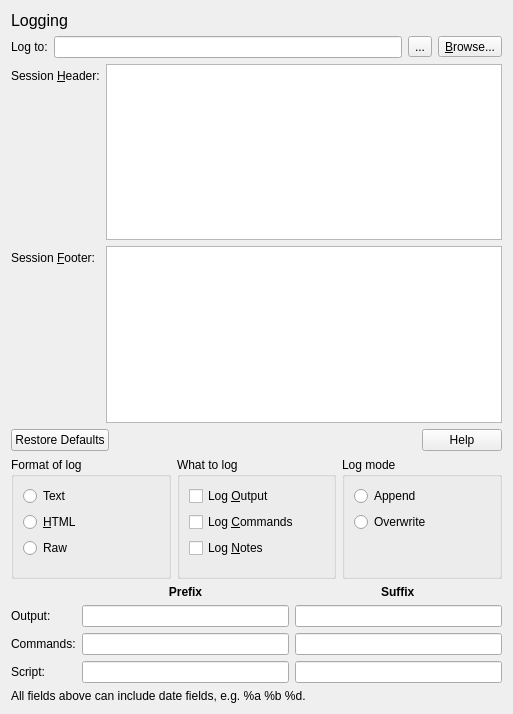
<?xml version="1.0" encoding="UTF-8"?>
<ui version="4.0">
 <class>PrefsLogging</class>
 <widget class="QWidget" name="PrefsLogging">
  <property name="geometry">
   <rect>
    <x>0</x>
    <y>0</y>
    <width>513</width>
    <height>714</height>
   </rect>
  </property>
  <property name="minimumSize">
   <size>
    <width>0</width>
    <height>466</height>
   </size>
  </property>
  <property name="windowTitle">
   <string>IP Address</string>
  </property>
  <layout class="QVBoxLayout" name="verticalLayout">
   <item>
    <widget class="QLabel" name="label_title">
     <property name="sizePolicy">
      <sizepolicy hsizetype="Preferred" vsizetype="Fixed">
       <horstretch>0</horstretch>
       <verstretch>0</verstretch>
      </sizepolicy>
     </property>
     <property name="font">
      <font>
       <pointsize>12</pointsize>
      </font>
     </property>
     <property name="text">
      <string>Logging</string>
     </property>
    </widget>
   </item>
   <item>
    <layout class="QHBoxLayout" name="_log">
     <item>
      <widget class="QLabel" name="label_log_file">
       <property name="text">
        <string>Log to:</string>
       </property>
       <property name="buddy">
        <cstring>auto_log_file_name</cstring>
       </property>
      </widget>
     </item>
     <item>
      <widget class="QLineEdit" name="auto_log_file_name"/>
     </item>
     <item>
      <widget class="QToolButton" name="log_file_none">
       <property name="text">
        <string>...</string>
       </property>
       <property name="icon">
        <iconset theme="user-trash-symbolic">
         <normaloff>.</normaloff>.</iconset>
       </property>
      </widget>
     </item>
     <item>
      <widget class="QToolButton" name="log_file_browse">
       <property name="text">
        <string>&amp;Browse...</string>
       </property>
       <property name="icon">
        <iconset theme="document-open">
         <normaloff>.</normaloff>.</iconset>
       </property>
      </widget>
     </item>
    </layout>
   </item>
   <item>
    <layout class="QFormLayout" name="_session">
     <item row="0" column="0">
      <widget class="QLabel" name="label_log_file_preamble">
       <property name="text">
        <string>Session &amp;Header:</string>
       </property>
       <property name="buddy">
        <cstring>log_file_preamble</cstring>
       </property>
      </widget>
     </item>
     <item row="0" column="1">
      <widget class="QPlainTextEdit" name="log_file_preamble"/>
     </item>
     <item row="1" column="0">
      <widget class="QLabel" name="label_log_file_postamble">
       <property name="text">
        <string>Session &amp;Footer:</string>
       </property>
       <property name="buddy">
        <cstring>log_file_postamble</cstring>
       </property>
      </widget>
     </item>
     <item row="1" column="1">
      <widget class="QPlainTextEdit" name="log_file_postamble"/>
     </item>
    </layout>
   </item>
   <item>
    <widget class="QDialogButtonBox" name="buttonBox">
     <property name="standardButtons">
      <set>QDialogButtonBox::Help|QDialogButtonBox::RestoreDefaults</set>
     </property>
    </widget>
   </item>
   <item>
    <layout class="QHBoxLayout" name="_options">
     <item>
      <widget class="QGroupBox" name="_log_format">
       <property name="title">
        <string>Format of log</string>
       </property>
       <layout class="QVBoxLayout" name="verticalLayout_3">
        <item>
         <widget class="QRadioButton" name="log_text">
          <property name="text">
           <string>Text</string>
          </property>
         </widget>
        </item>
        <item>
         <widget class="QRadioButton" name="log_html">
          <property name="text">
           <string>&amp;HTML</string>
          </property>
         </widget>
        </item>
        <item>
         <widget class="QRadioButton" name="log_raw">
          <property name="text">
           <string>Raw</string>
          </property>
         </widget>
        </item>
        <item>
         <spacer name="verticalSpacer">
          <property name="orientation">
           <enum>Qt::Vertical</enum>
          </property>
          <property name="sizeHint" stdset="0">
           <size>
            <width>20</width>
            <height>40</height>
           </size>
          </property>
         </spacer>
        </item>
       </layout>
      </widget>
     </item>
     <item>
      <widget class="QGroupBox" name="_what_to_log">
       <property name="title">
        <string>What to log</string>
       </property>
       <layout class="QVBoxLayout" name="verticalLayout_2">
        <item>
         <widget class="QCheckBox" name="log_output">
          <property name="text">
           <string>Log &amp;Output</string>
          </property>
         </widget>
        </item>
        <item>
         <widget class="QCheckBox" name="log_input">
          <property name="text">
           <string>Log &amp;Commands</string>
          </property>
         </widget>
        </item>
        <item>
         <widget class="QCheckBox" name="log_notes">
          <property name="text">
           <string>Log &amp;Notes</string>
          </property>
         </widget>
        </item>
        <item>
         <spacer name="verticalSpacer_2">
          <property name="orientation">
           <enum>Qt::Vertical</enum>
          </property>
          <property name="sizeHint" stdset="0">
           <size>
            <width>20</width>
            <height>40</height>
           </size>
          </property>
         </spacer>
        </item>
       </layout>
      </widget>
     </item>
     <item>
      <widget class="QGroupBox" name="_log_mode">
       <property name="title">
        <string>Log mode</string>
       </property>
       <layout class="QVBoxLayout" name="verticalLayout_4">
        <item>
         <widget class="QRadioButton" name="log_append">
          <property name="text">
           <string>Append</string>
          </property>
         </widget>
        </item>
        <item>
         <widget class="QRadioButton" name="log_overwrite">
          <property name="text">
           <string>Overwrite</string>
          </property>
         </widget>
        </item>
        <item>
         <spacer name="verticalSpacer_3">
          <property name="orientation">
           <enum>Qt::Vertical</enum>
          </property>
          <property name="sizeHint" stdset="0">
           <size>
            <width>20</width>
            <height>40</height>
           </size>
          </property>
         </spacer>
        </item>
       </layout>
      </widget>
     </item>
    </layout>
   </item>
   <item>
    <layout class="QGridLayout" name="_affixes">
     <item row="2" column="0">
      <widget class="QLabel" name="label_input">
       <property name="text">
        <string>Commands:</string>
       </property>
      </widget>
     </item>
     <item row="1" column="1">
      <widget class="QLineEdit" name="log_preamble_output"/>
     </item>
     <item row="1" column="2">
      <widget class="QLineEdit" name="log_postamble_output"/>
     </item>
     <item row="2" column="2">
      <widget class="QLineEdit" name="log_postamble_input"/>
     </item>
     <item row="3" column="2">
      <widget class="QLineEdit" name="log_postamble_notes"/>
     </item>
     <item row="3" column="0">
      <widget class="QLabel" name="label_notes">
       <property name="text">
        <string>Script:</string>
       </property>
      </widget>
     </item>
     <item row="3" column="1">
      <widget class="QLineEdit" name="log_preamble_notes"/>
     </item>
     <item row="0" column="2" alignment="Qt::AlignHCenter">
      <widget class="QLabel" name="label_postamble">
       <property name="font">
        <font>
         <weight>75</weight>
         <bold>true</bold>
        </font>
       </property>
       <property name="text">
        <string>Suffix</string>
       </property>
      </widget>
     </item>
     <item row="1" column="0">
      <widget class="QLabel" name="label_output">
       <property name="text">
        <string>Output:</string>
       </property>
      </widget>
     </item>
     <item row="2" column="1">
      <widget class="QLineEdit" name="log_preamble_input"/>
     </item>
     <item row="0" column="1">
      <widget class="QLabel" name="label_preamble">
       <property name="font">
        <font>
         <weight>75</weight>
         <bold>true</bold>
        </font>
       </property>
       <property name="text">
        <string>Prefix</string>
       </property>
       <property name="alignment">
        <set>Qt::AlignCenter</set>
       </property>
      </widget>
     </item>
    </layout>
   </item>
   <item>
    <widget class="QLabel" name="label_help">
     <property name="text">
      <string>All fields above can include date fields, e.g. %a %b %d.</string>
     </property>
    </widget>
   </item>
  </layout>
 </widget>
 <resources/>
 <connections>
  <connection>
   <sender>log_html</sender>
   <signal>toggled(bool)</signal>
   <receiver>_what_to_log</receiver>
   <slot>setDisabled(bool)</slot>
   <hints>
    <hint type="sourcelabel">
     <x>161</x>
     <y>491</y>
    </hint>
    <hint type="destinationlabel">
     <x>289</x>
     <y>445</y>
    </hint>
   </hints>
  </connection>
  <connection>
   <sender>log_file_none</sender>
   <signal>clicked()</signal>
   <receiver>auto_log_file_name</receiver>
   <slot>clear()</slot>
   <hints>
    <hint type="sourcelabel">
     <x>462</x>
     <y>54</y>
    </hint>
    <hint type="destinationlabel">
     <x>408</x>
     <y>47</y>
    </hint>
   </hints>
  </connection>
 </connections>
</ui>
